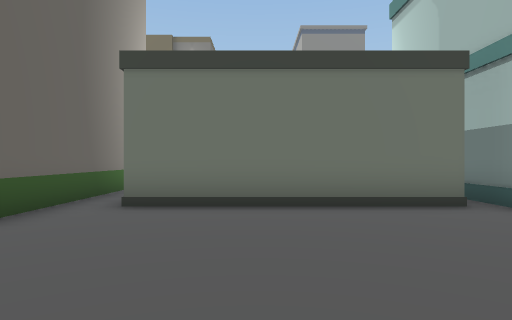
View 1 (above)

12 first-person views from a walk through a 3-D level made in the Unity game engine. The camera is 1.5 m above the floor, looks level and sees 75° across. The floor is counted in squares, 2 m on a side. Each view is taken from the middle of a square. On the plan, view 1 faces up. The plan holds only what a view shows up to about 11 squares ahead; the rest is blank. The place goes on beyond the plan.

View 2
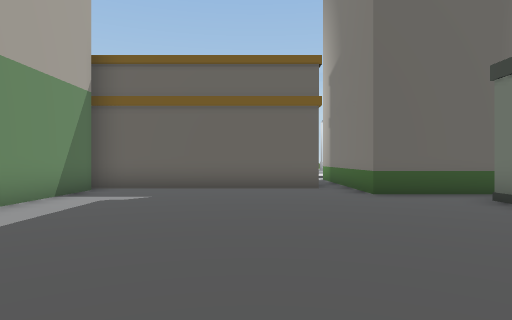

View 3
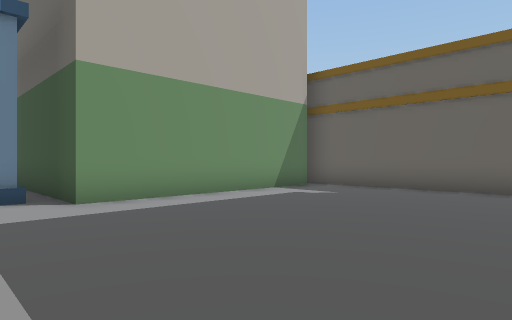

View 4
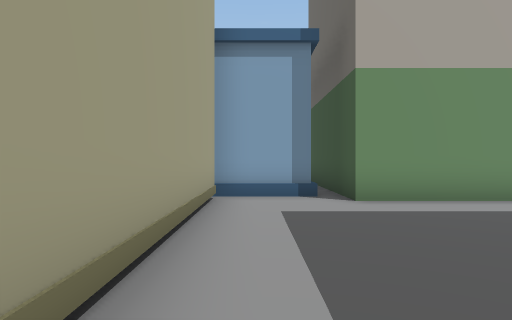

View 5
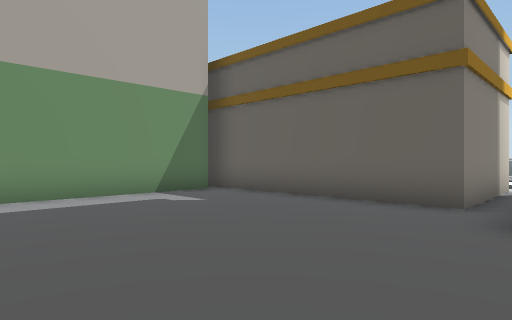

View 6
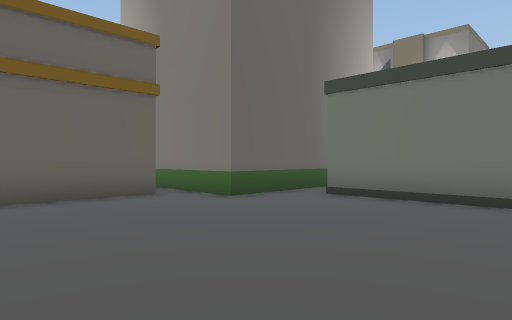

View 7
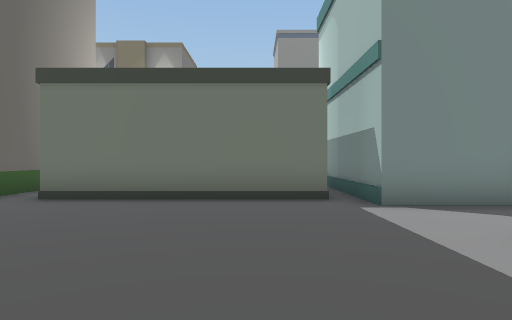

View 8
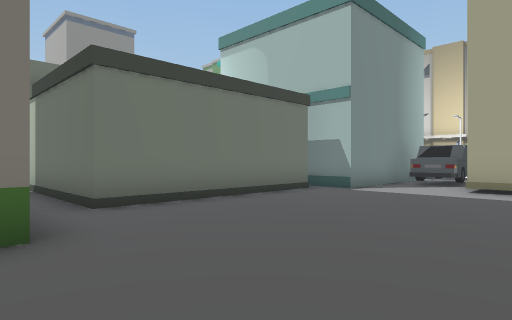

View 9
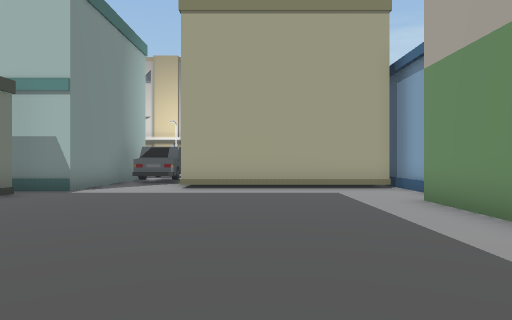

View 10
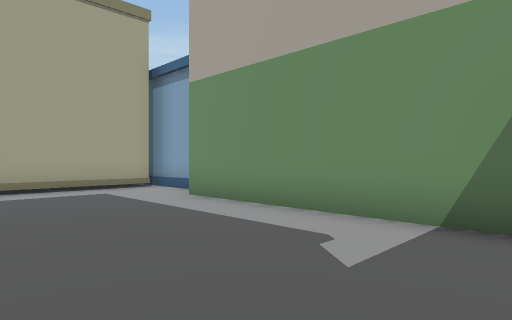

View 11
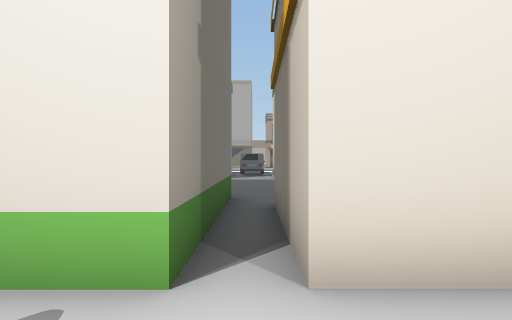

View 12
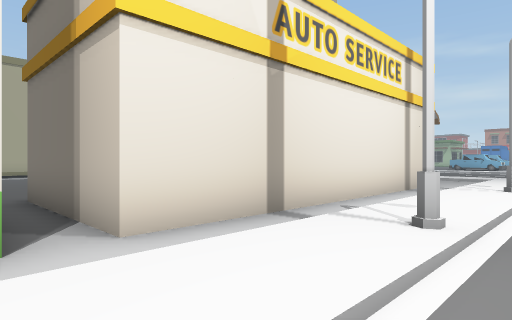

### Floor plan
Key: @ floor where view 1 was taken; # wall or solid block; . main floor; : floor 0.25 m higher than the main floor; / step, stairs or slope; B building; C car; S streetlight; O other object.
Columns run from 13 left of view 1 to 7 right of it. Each row starts with its distance up from view 1.
  9          B #     B
  8          B.#     B
  7          B.#     B
  6          B.######B
  5     B    B.......BBBB
  4  .:/BBBBBB..........C
  3   :/................C
  2 O.:/.BBBB.........#
  1 O.:/.   B.........#
  0 O.S/.   B....@....#
 -1   :/.   B.........#
 -2   :/.   B.........#
 -3   :/.   BBBBBBBB..#
 -4   :/.B  B      BBBBB
 -5   S/.          BB
 -6    /.B         B
 -7    /.          B
 -8    /.          B

Where each view was taken, in squares from view 1:
view 1: 0 up, 0 right, facing up
view 2: 1 up, 4 right, facing left
view 3: 3 up, 4 right, facing down-left
view 4: 3 up, 4 right, facing down
view 5: 4 up, 1 right, facing down-left
view 6: 1 down, 2 right, facing up-left
view 7: 1 down, 2 right, facing up
view 8: 0 up, 4 left, facing up-right
view 9: 0 up, 4 left, facing right
view 10: 1 up, 4 left, facing down-right
view 11: 3 up, 11 left, facing right
view 12: 4 up, 12 left, facing down-right
